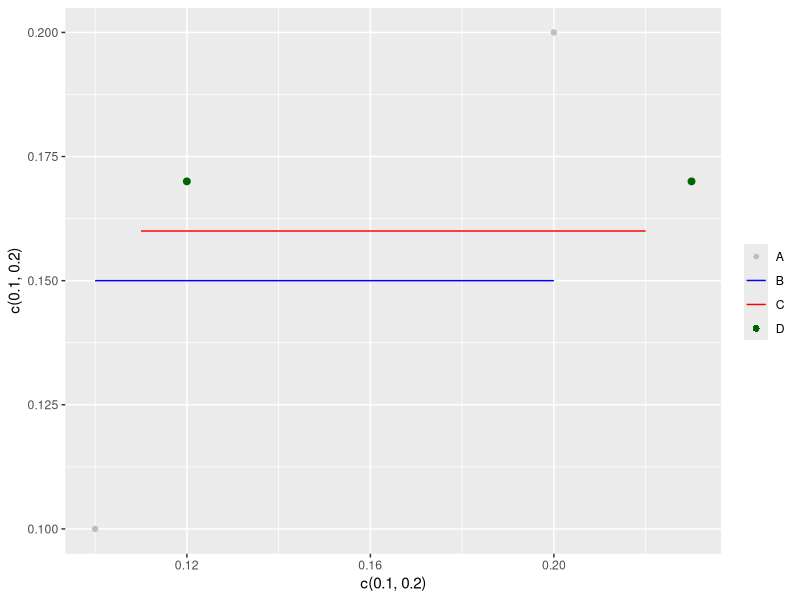

Write R code to recreate this figure.
library(ggplot2)
library(ggrepel)

ggplot() + geom_point(aes(x=c(.1,.2), y=c(.1,.2), colour="A")) +
geom_path(aes(x=c(.1,.2), y=c(.15,.15), colour='B')) +
  geom_path(aes(x=c(.11,.22), y=c(.16,.16), colour='C')) +
  geom_point(aes(x=c(.12,.23), y=c(.17,.17), colour='D'), size=2)+
  scale_colour_manual(name='', 
                      breaks=c('A', 'B', 'C', 'D'),
                      values=c("grey", "blue", "red", "dark green"),
                      guide=guide_legend(override.aes = list(
                        linetype=c("blank", "solid", "solid", "blank"),
                        shape=c(16, NA, NA, 16)
                      )))
